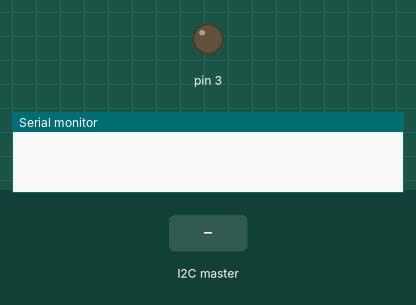
Recording of a sketch running on a simulated Arduino Uno, built with avr-gcc and run on an emulated ATmega328P. On the bench: output pins drawn as LEDs (lit = HIGH), the last lines printed to the serial monitor. The inputs (shaded band) are chosen by the test bench.

Above: at 1.2 s.
1.3 s: the I2C master sends the byte 1
At 1.9 s:
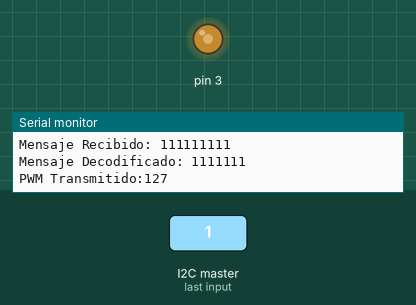
2.8 s: the I2C master sends the byte 0
At 4.0 s:
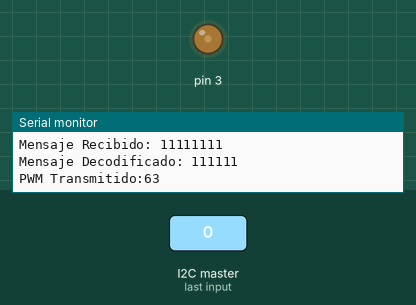
4.3 s: the I2C master sends the byte 2
At 5.5 s:
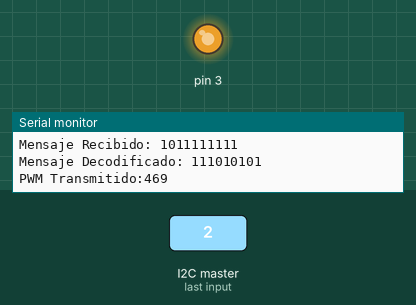
5.8 s: the I2C master sends the byte 90
At 6.8 s:
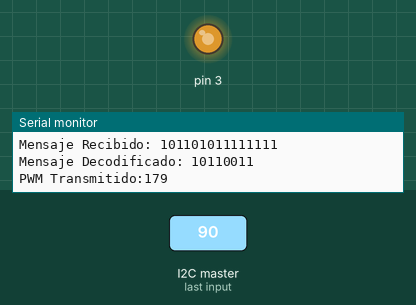
Timing chart, 0 to 8.3 s (numbered marks = the images above; inputs shaded):
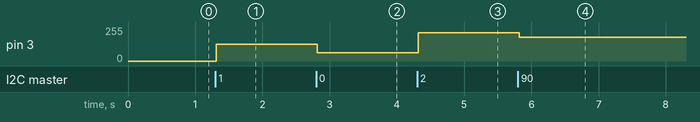

Measured:
- after the input at 1.3 s, pin 3: 0/255 → 127/255 at once
- after the input at 2.8 s, pin 3: 127/255 → 63/255 at once
- after the input at 4.3 s, pin 3: 63/255 → 213/255 at once
- after the input at 5.8 s, pin 3: 213/255 → 179/255 at once

The sketch:

Receptor.ino
```cpp
#include <Wire.h>
uint16_t H,i,m,md1,md2,value,t[16],posicion,st1,st2,st3,st4,m1,m2,m3,m4,md,md3;
void setup() {
  Wire.begin(8);                // join i2c bus with address #8
  Wire.onReceive(receiveEvent); // register event
  Serial.begin(9600);           // start serial for output
  pinMode(3,OUTPUT);
}

void loop() {
  delay(100);
}

void receiveEvent(int howMany) {
  //while (1 < Wire.available()) { // loop through all but the last
  byte c = Wire.read(); // receive byte as a character
  //}
  byte x = Wire.read();    // receive byte as an integer
  md1=(uint16_t)c;
  md2=(uint16_t)x;
  m=(md1<<8)+md2;
  Serial.print("Mensaje Recibido: ");
  Serial.print(m,BIN);
  Serial.print("\n");
  t[0]=m>15;
  t[1]=(m<<1)>>15;
  t[2]=(m<<2)>>15;
  t[3]=(m<<3)>>15;
  t[4]=(m<<4)>>15;
  t[5]=(m<<5)>>15;
  t[6]=(m<<6)>>15;
  t[7]=(m<<7)>>15;
  t[8]=(m<<8)>>15;
  t[9]=(m<<9)>>15;
  t[10]=(m<<10)>>15;
  t[11]=(m<<11)>>15;
  t[12]=(m<<12)>>15;
  t[13]=(m<<13)>>15;
  t[14]=(m<<14)>>15;
  t[15]=(m<<15)>>15;
  st1=t[0]+t[2]+t[4]+t[6]+t[8]+t[10]+t[12]+t[14];
  st2=t[1]+t[2]+t[5]+t[6]+t[9]+t[10]+t[13]+t[14];
  st3=t[3]+t[4]+t[5]+t[6]+t[11]+t[12]+t[13]+t[14];
  st4=t[7]+t[8]+t[9]+t[10]+t[11]+t[12]+t[13]+t[14];
  m1=st1%2;
  m2=st2%2;
  m3=st3%2;
  m4=st4%2;
  if((m1!=0)&&(m3!=0))
  {
    if(t[4]==0)
    {
      t[4]=1;
    }
    else
    {
      t[4]=0;
    }
  }
  if((m2!=0)&&(m3!=0))
  {
    if(t[5]==0)
    {
      t[5]=1;
    }
    else
    {
      t[5]=0;
    }
  }
  if((m1!=0)&&(m2!=0)&&(m3!=0))
  {
    if(t[6]==0)
    {
      t[6]=1;
    }
    else
    {
      t[6]=0;
    }
  }
  if((m1!=0)&&(m4!=0))
  {
    if(t[8]==0)
    {
      t[8]=1;
    }
    else
    {
      t[8]=0;
    }
  }
  if((m2!=0)&&(m4!=0))
  {
    if(t[9]==0)
    {
      t[9]=1;
    }
    else
    {
      t[9]=0;
    }
  }
  if((m1!=0)&&(m2!=0)&&(m4!=0))
  {
    if(t[10]==0)
    {
      t[10]=1;
    }
    else
    {
      t[10]=0;
    }
  }
  if((m3!=0)&&(m4!=0))
  {
    if(t[11]==0)
    {
      t[11]=1;
    }
    else
    {
      t[11]=0;
    }
  }
  if((m1!=0)&&(m3!=0)&&(m4!=0))
  {
    if(t[12]==0)
    {
      t[12]=1;
    }
    else
    {
      t[12]=0;
    }
  }
  if((m2!=0)&&(m3!=0)&&(m4!=0))
  {
    if(t[13]==0)
    {
      t[13]=1;
    }
    else
    {
      t[13]=0;
    }
  }
  if((m1!=0)&&(m2!=0)&&(m3!=0)&&(m4!=0))
  {
    if(t[14]==0)
    {
      t[14]=1;
    }
    else
    {
      t[14]=0;
    }
  }
  md=(t[4]<<9)+(t[5]<<8)+(t[6]<<7)+(t[8]<<6)+(t[9]<<5)+(t[10]<<4)+(t[11]<<3)+(t[12]<<2)+(t[13]<<1)+t[14];
  Serial.print("Mensaje Decodificado: ");
  Serial.print(md,BIN);
  Serial.print("\n");
  Serial.print("PWM Transmitido:");
  Serial.print(md);
  Serial.print("\n");
  Serial.print("\n");
  Serial.print("\n");
  analogWrite(3,md);
}
```
